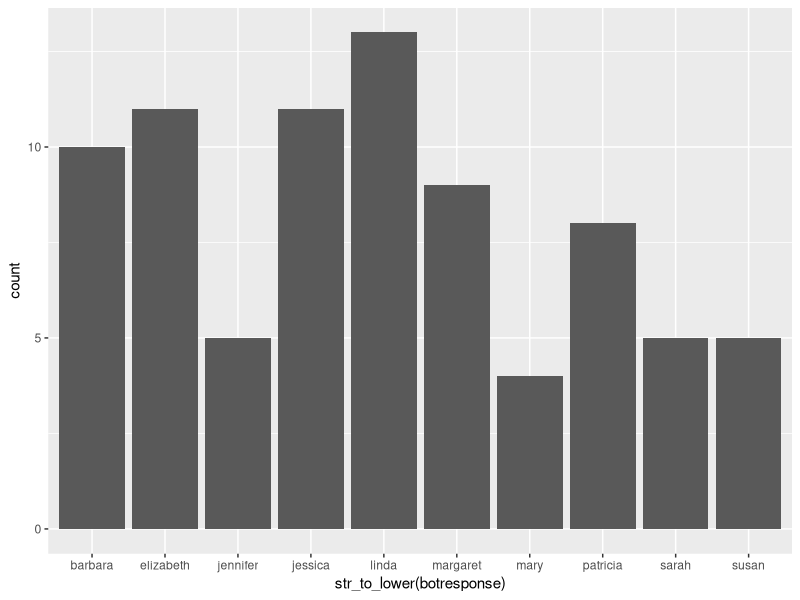
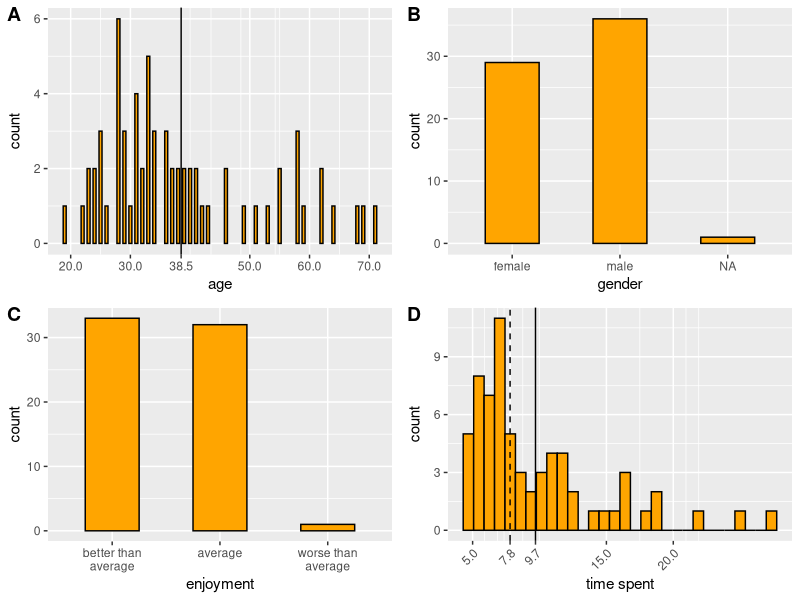
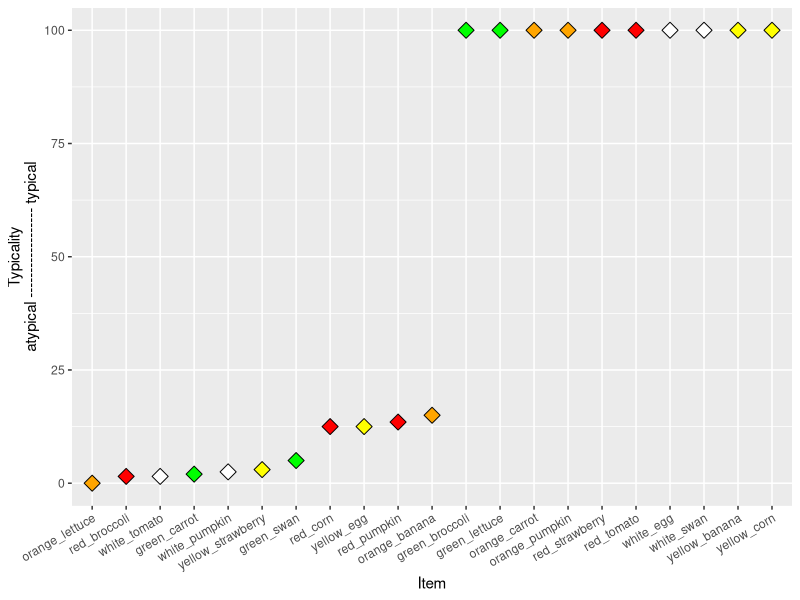
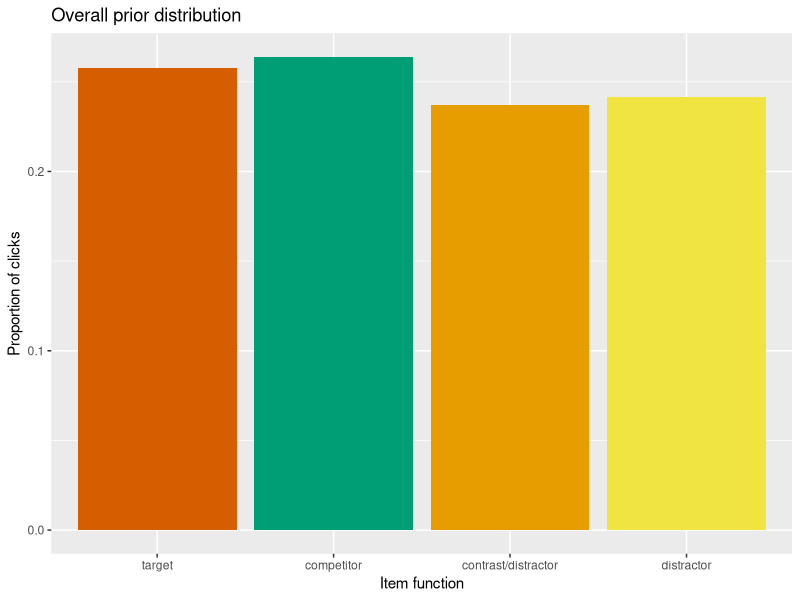
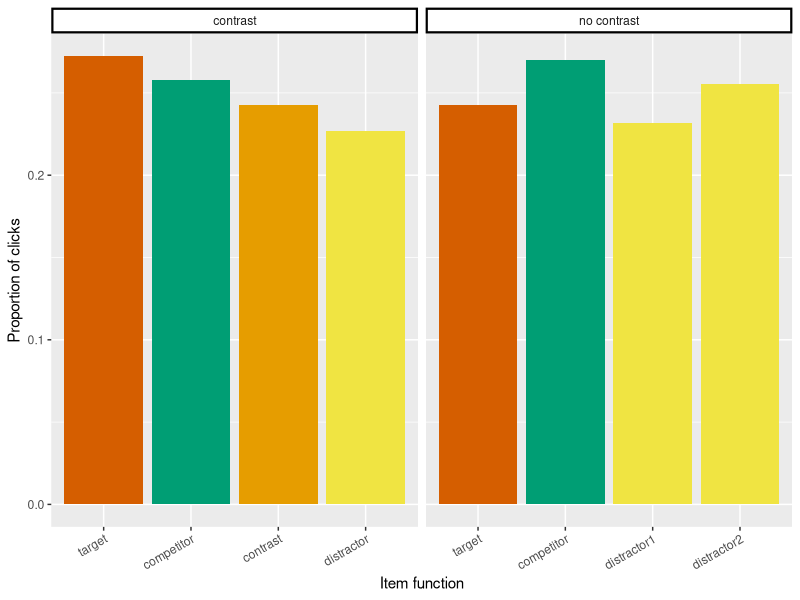
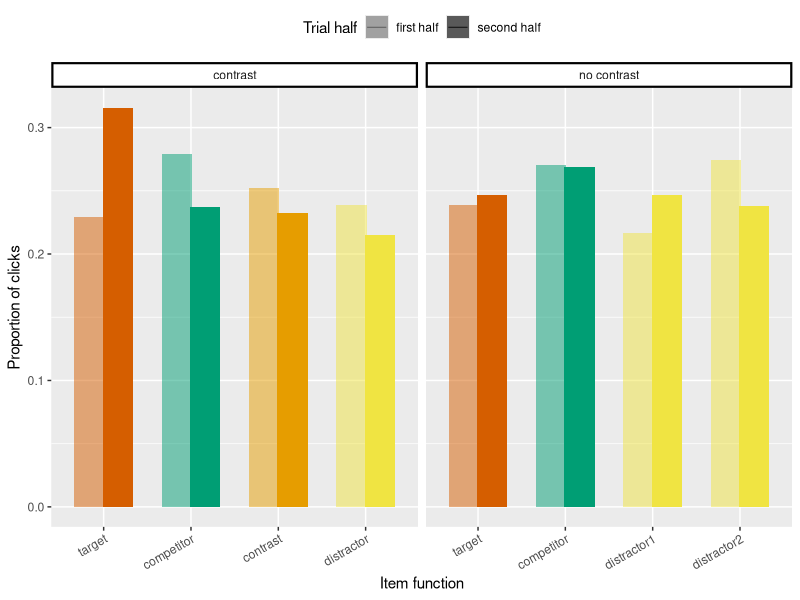
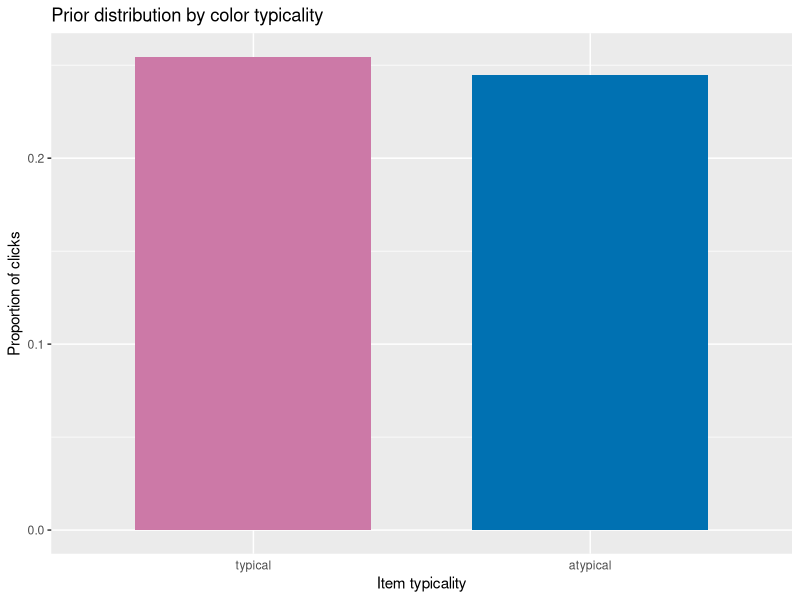
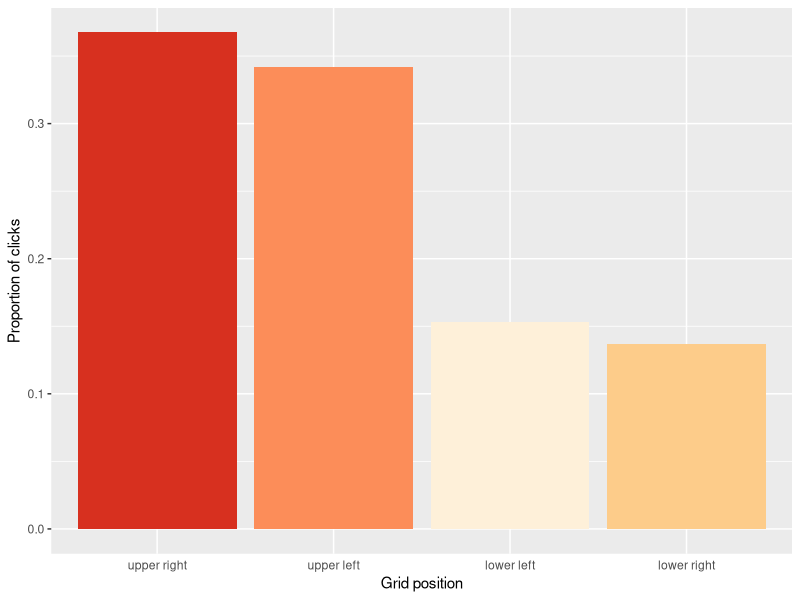

Reproduce these figures in R, in order. (Note: this script raises an error after producing the figures.)
## ---- chunk 1
knitr::opts_chunk$set(echo = TRUE)
## ---- chunk 2
library(cowplot)
library(plyr)
library(tidyverse)
library(here)

df_import = read_csv(here("data","03_comprehension","02_main","01_IDT","data.csv")) %>%
  # exclude test
  # weird filter property will exclude NAs
  filter(is.na(comments) | !str_detect(comments,"TEST"))
## ---- chunk 3
# check whether everyone entered a response into the textfield and no one cheated over js console
ggplot(distinct(df_import, anon_worker_id, botresponse),aes(x=str_to_lower(botresponse))) +
  geom_histogram(stat="count")
## ---- chunk 4

# to identify multiple submissions
table(df_import$anon_worker_id)
# popular spellings of "english"
engl_spellings = c("english", "englis", "eng", "engilsh", "englsh", "en")

# Exclusions
df_clean = df_import %>% 
  # 80, 4779
  # 1) if hit was reportedly done incorrectly or participant was confused
  filter(HitCorrect==1) %>%
  # 73, 4366
  # 2) if native language is not english
  mutate_at(vars(languages), funs(str_to_lower(.))) %>% 
  mutate_at(vars(languages), funs(ifelse(. %in% engl_spellings, "english", .))) %>%
  filter(languages=="english") %>% 
  # 69, 4130
  # 3) if comments suggest that the hit was done incorrectly
  # 4) if too many erroneous responses
  filter(anon_worker_id!="688591774563327" & anon_worker_id!="841129639930929") %>%
  # 67, 4012
  # 5) if hit was done multiple times by a worker
  filter(anon_worker_id!="886492649205797")
  # 66, 3894

# number of participants before exclusion (80)
length(unique(df_import$anon_worker_id))
# number of participants after exclusion (66)
length(unique(df_clean$anon_worker_id))

# 33 participants per condition remain
table(df_clean$betwsubj)/59
## ---- chunk 5
# create main df
df = df_clean %>%
  select(-startDate,-botresponse,-HitCorrect)
## ---- chunk 6

df_subj = df %>% 
  select(age,gender,enjoyment,timeSpent,anon_worker_id) %>% 
  distinct() %>% 
  mutate_at(vars(age), funs(as.integer(.))) %>% 
  mutate_at(vars(enjoyment), 
            funs(case_when(
              .==0 ~ "worse than\naverage",
              .==1 ~ "average",
              .==2 ~ "better than\naverage",
              TRUE ~ "NA"
            ))) %>% 
  mutate_at(vars(enjoyment), funs(fct_relevel(.,"better than\naverage", "average", "worse than\naverage")))

mean_age = round(mean(df_subj$age),digits = 1)
p_age = ggplot(df_subj,aes(x=age)) +
  geom_bar(width = .5,
           fill = "orange",
           color = "black") +
  geom_vline(xintercept= mean_age) +
  scale_x_continuous(breaks=c(20,30,50,60,70,mean_age))

p_gen = ggplot(df_subj,aes(x=gender)) +
  geom_bar(width = .5,
           fill = "orange",
           color = "black")

p_enj = ggplot(df_subj,aes(x=enjoyment)) +
  geom_bar(width = .5,
           fill = "orange",
           color = "black")

mean_time = round(mean(df_subj$timeSpent), digits = 1)
median_time = round(median(df_subj$timeSpent), digits = 1)
p_time = ggplot(df_subj,aes(x=timeSpent)) +
  geom_histogram(fill = "orange",
           color = "black") +
  geom_vline(xintercept=mean_time) +
  geom_vline(xintercept=median_time,linetype="dashed") +
  scale_x_continuous(breaks=c(median_time,mean_time,floor(5),floor(15),floor(20))) +
  xlab("time spent") +
  theme(axis.text.x = element_text(angle = 45, hjust = 1))

plot_grid(p_age, p_gen, p_enj, p_time, labels = "AUTO", ncol = 2, align = 'v')

## ---- chunk 7
# this palette is color blind friendly

target_color = "#d55e00" # red
comp_color = "#009e74" # blueish green
contrast_color = "#e69d00" # orange
distractor_2_color = "#f0e442" # yellow; always present
distractor_1_color = "#f0e442" # yellow; encoded as contrast

typical_color = "#cc79a7" # purple
atypical_color = "#0071b2" # blue

pos1_color = "#fef0d9"
pos2_color = "#fdcc8a"
pos3_color = "#fc8d59"
pos4_color = "#d7301f"


## ---- chunk 8

typ_data = read_csv(here("data","01_norming","02_main","typicality_data.csv")) %>% 
  filter(!(col_type=="green_corn" | col_type=="white_carrot" | type=="snowman")) %>% 
  mutate(bin_typ=ifelse(typicality>50,"typical","atypical"))

ggplot(typ_data, aes(x=reorder(col_type,typicality), y=typicality, fill=color)) +
  geom_point(size=4,
             color="black",
             shape=23) +
  scale_fill_identity() +
  theme(axis.text.x = element_text(angle = 30, hjust = 1)) +
  xlab("Item") +
  ylab("Typicality\natypical ------------------ typical")

typ_data_short = typ_data %>% 
  select(col_type, typicality)
## ---- chunk 9

df_main_unique = df %>% 
  # select main trials
  filter(trial_type == "critical" | trial_type == "filler") %>% 
  # select columns relevant for main trials
  select(trial_type,refObject,context_id,condition,utterance,utterance_cat,
         target,comp,contrast,distractor,pos1,pos2,pos3,pos4,
         selectedItem_prior,selectedItem1,selectedItem2,
         reaction_time_prior,reaction_time1,reaction_time2,
         anon_worker_id,trial_number) %>% 
  # encode which contexts have a contrast
  mutate(contrast_present = str_detect(condition,"p")) %>% 
  # split data into trial halves per participants
  mutate(trial_half = ifelse(trial_number < max(trial_number)/2, "first half", "second half")) %>% 
  # import typicality
  left_join(typ_data_short, by=c("target"="col_type")) %>% 
  rename(target_typ=typicality) %>%
  left_join(typ_data_short, by=c("comp"="col_type")) %>% 
  rename(comp_typ=typicality) %>%
  left_join(typ_data_short, by=c("contrast"="col_type")) %>% 
  rename(contrast_typ=typicality) %>%
  left_join(typ_data_short, by=c("distractor"="col_type")) %>% 
  rename(distractor_typ=typicality) %>%
  # binary typicality
  mutate(target_typ_bin = ifelse(target_typ > 50, "typical", "atypical")) %>% 
  mutate(comp_typ_bin = ifelse(comp_typ > 50, "typical", "atypical")) %>% 
  mutate(contrast_typ_bin = ifelse(contrast_typ > 50, "typical", "atypical")) %>% 
  mutate(distractor_typ_bin = ifelse(distractor_typ > 50, "typical", "atypical")) %>% 
  # reformat df 
  gather(timeStep_selec,selectedItem,selectedItem_prior,selectedItem1,selectedItem2) %>%
  # remove selectedItem2 rows when referring expression was unmodified
  # because this is always NaN
  filter(!(timeStep_selec == "selectedItem2" & utterance_cat == "unmodified")) %>% 
  # if there were multiple selections (which are separated by commas),
  # select the last one
  mutate(lastSelectedItem = sapply(str_split(selectedItem,","),tail,1)) %>% 
  # mark the ones that had multiple selections
  mutate(mult_selec = str_detect(selectedItem, ",")) %>% 
  # encode the clicked type of the object
  mutate(clickedType = case_when(
    lastSelectedItem == target ~ "target",
    lastSelectedItem == comp ~ "comp",
    lastSelectedItem == contrast  ~ "contrast/distractor",
    lastSelectedItem == distractor ~ "distractor",
    TRUE ~ "other"
  ))

df_main_prop = df_main_unique %>% 
  # for calculation of proportion and CIs, duplicate each trial such that each row 
  # represents an object the participant could have clicked on (4 rows for the 4 objects)
  slice(rep(1:n(), each = 4)) %>%
  # each row receives now one out of the 4 objects labels, 
  # such that the 4 rows for this trial are identical except for this label
  mutate(obj_in_display = rep_len(c("target", "comp", "contrast/distractor", "distractor"), 
                                  length.out=n())) %>% 
  # create a one-hot vector that is 1 for the object that was actually clicked on
  mutate(clicked = ifelse(clickedType==obj_in_display,1,0)) %>% 
  # order them according to relevance for later plotting
  mutate_at(vars(obj_in_display, clickedType), 
            funs(factor(., levels=c("target", "comp", 
                                    "contrast/distractor", "distractor")))) %>% 
  # add column with informative contrast/distractor label and order it
  mutate_at(vars(obj_in_display), funs(as.character(.))) %>%
  mutate(obj_in_display_diff = case_when(
              (contrast_present & obj_in_display == "contrast/distractor") ~ "contrast",
              (!contrast_present & obj_in_display == "contrast/distractor") ~ "distractor1",
              (!contrast_present & obj_in_display == "distractor") ~ "distractor2",
              TRUE ~ obj_in_display)) %>%
  mutate_at(vars(obj_in_display_diff),
            funs(factor(., levels=c("target", "comp", "contrast",
                                    "distractor1", "distractor", "distractor2")))) %>% 
  mutate_at(vars(obj_in_display),
            funs(factor(., levels=c("target", "comp", "contrast/distractor", "distractor"))))

## ---- chunk 10

# use all main contexts -- critical and filler
df_prior_wfillers = df_main_prop %>%
  filter(timeStep_selec == "selectedItem_prior")

df_prior_wfillers_unique = df_main_unique %>%
  filter(timeStep_selec == "selectedItem_prior")

## ---- chunk 11

ggplot(df_prior_wfillers, aes(x=obj_in_display, y=clicked, fill=obj_in_display)) +
  stat_summary(fun.y = "mean", 
               geom = "bar") +
  stat_summary(fun.data = "mean_cl_boot",
               geom = "errorbar",
               color = "black",
               size = .3,
               width = 0.3) +
  # theme(axis.text.x = element_text(angle = 30, hjust = 1)) +
  theme(legend.position = "none") +
  scale_fill_manual(values=c(target_color, comp_color, 
                             contrast_color, distractor_2_color)) +
  scale_x_discrete(labels=c("comp"="competitor")) +
  xlab("Item function") +
  ylab("Proportion of clicks") +
  ggtitle("Overall prior distribution")
  

# # Split by trial half
# # there is a slight hierarchy then, namely target, comp, contr/dist, dist
# ggplot(df_prior_wfillers, aes(x=obj_in_display, y=clicked, fill=obj_in_display)) +
#   facet_wrap(vars(trial_half)) +
#   stat_summary(fun.y = "mean",
#                geom = "bar") +
#   stat_summary(fun.data = "mean_cl_boot",
#                geom = "errorbar",
#                color = "black",
#                size = .3,
#                width = 0.3) +
#   theme(axis.text.x = element_text(angle = 30, hjust = 1)) +
#   theme(legend.position = "none") +
#   ggtitle("Overall prior distribution, split by trial half")

## ---- chunk 12
df_prior_wf_contrast = df_prior_wfillers %>%
  mutate_at(vars(contrast_present), 
            funs(ifelse(contrast_present, "contrast", "no contrast")))

# Do the prior distributions of clicks change dependent on contrast presence?
df_prior_wf_contrast %>% 
  ggplot(., aes(x=obj_in_display_diff, y=clicked, fill=obj_in_display_diff)) +
    facet_wrap(vars(contrast_present), scales = "free_x") +
    stat_summary(fun.y = "mean", 
                 geom = "bar") +
    stat_summary(fun.data = "mean_cl_boot",
                 geom = "errorbar",
                 color = "black",
                 size = .3,
                 width = 0.3) +
    theme(axis.text.x = element_text(angle = 30, hjust = 1)) +
    theme(legend.position = "none") +
    theme(strip.background = element_rect(color="black", 
                                          fill="white", 
                                          size=1.5,
                                          linetype="solid"),
          strip.text.x = element_text(margin = margin(5,0,5,0, "pt"))
          ) +
    scale_fill_manual(values=c(target_color, comp_color, 
                               contrast_color, distractor_1_color, 
                               distractor_2_color, distractor_2_color)) +
    scale_x_discrete(labels=c("comp"="competitor")) +
    xlab("Item function") +
    ylab("Proportion of clicks")
    # ggtitle("Prior distribution faceted by contrast presence")

# If a contrast is NOT present, do the prior distributions change between the first and 
# second half of the experiment?
ggplot(df_prior_wf_contrast, aes(x=obj_in_display_diff, 
                                 y=clicked, 
                                 fill=obj_in_display_diff, 
                                 alpha=trial_half)) +
  facet_wrap(vars(contrast_present), scales = "free_x") +
  stat_summary(fun.y = "mean", 
               geom = "bar",
               width = 0.7,
               position = position_dodge(width=0.65)) +
  stat_summary(fun.data = "mean_cl_boot",
               geom = "errorbar",
               color = "black",
               size = .3,
               width = 0.3,
               position = position_dodge(width=0.65)) +
  theme(axis.text.x = element_text(angle = 30, hjust = 1)) +
  theme(legend.position = "top") +
  theme(strip.background = element_rect(color="black", 
                                        fill="white", 
                                        size=1.5,
                                        linetype="solid"),
        strip.text.x = element_text(margin = margin(5,0,5,0, "pt"))
        ) +
  scale_alpha_manual(values=c(0.5, 1)) +
  scale_fill_manual(values=c(target_color, comp_color, 
                               contrast_color, distractor_1_color, 
                               distractor_2_color, distractor_2_color)) +
  guides(fill = FALSE,
         alpha = guide_legend(title="Trial half")) +
  scale_x_discrete(labels=c("comp"="competitor")) +
  xlab("Item function") +
  ylab("Proportion of clicks")
  # ggtitle("Prior distribution by trial half")
## ---- chunk 13

df_prior_wf_typicality = df_prior_wfillers %>% 
  mutate(obj_in_display_typ = case_when(
    obj_in_display == "target" ~ target_typ_bin,
    obj_in_display == "comp" ~ comp_typ_bin,
    obj_in_display == "contrast/distractor" ~ contrast_typ_bin,
    TRUE ~ distractor_typ_bin
  )) %>% 
  mutate_at(vars(obj_in_display_typ), funs(factor(., levels=c("typical", "atypical"))))

ggplot(df_prior_wf_typicality, aes(x=obj_in_display_typ, y=clicked, fill=obj_in_display_typ)) +
  stat_summary(fun.y = "mean", 
               geom = "bar",
               width = 0.7) +
  stat_summary(fun.data = "mean_cl_boot",
               geom = "errorbar",
               color = "black",
               size = .3,
               width = 0.2) +
  theme(legend.position = "none",
        axis.ticks.x = element_blank()) +
  scale_fill_manual(values=c(typical_color, atypical_color)) +
  xlab("Item typicality") +
  ylab("Proportion of clicks") +
  ggtitle("Prior distribution by color typicality")

## ---- chunk 14
df_prior_wfillers_pos = df_prior_wfillers %>%
  mutate_at(vars(pos1,pos2,pos3,pos4), funs(ifelse(. == "contrast", "contrast/distractor", .))) %>% 
  mutate(clicked_obj_pos = case_when(
    obj_in_display == pos1 ~ "upper left",
    obj_in_display == pos2 ~ "upper right",
    obj_in_display == pos3 ~ "lower left",
    obj_in_display == pos4 ~ "lower right",
    TRUE ~ "other"
  ))

ggplot(df_prior_wfillers_pos, aes(x=reorder(clicked_obj_pos, -clicked), y=clicked, fill=clicked_obj_pos)) +
  stat_summary(fun.y = "mean", 
               geom = "bar") +
  stat_summary(fun.data = "mean_cl_boot",
               geom = "errorbar",
               color = "black",
               size = .3,
               width = 0.3) +
  # theme(axis.text.x = element_text(angle = 30, hjust = 1)) +
  theme(legend.position = "none",
        axis.ticks.x = element_blank()) +
  scale_fill_manual(values=c(pos1_color, pos2_color, 
                             pos3_color, pos4_color)) +
  scale_x_discrete(labels=c("comp"="competitor")) +
  xlab("Grid position") +
  ylab("Proportion of clicks")
## ---- chunk 15

# total occurrences range between 623 (white pumpkin) and 825 (red strawberry)
df_byitemprior = df_prior_wfillers_unique %>%
  # filter(condition=="aan") %>% 
  select(clickedType, target, comp, contrast, distractor) %>% 
  gather(obj_fct, item, -clickedType) %>% 
  mutate_at(vars(clickedType), funs(str_replace_all(., "contrast/distractor", "contrast"))) %>% 
  mutate(clicked = ifelse(clickedType == obj_fct, 1, 0)) %>% 
  left_join(typ_data, by=c("item"="col_type"))

ggplot(df_byitemprior, aes(x=reorder(item, clicked), y=clicked, fill=typicality)) +
  stat_summary(fun.y = "mean", 
               geom = "bar") +
  stat_summary(fun.data = "mean_cl_boot",
               geom = "errorbar",
               color = "black",
               size = .3,
               width = 0.3) +
  theme(axis.text.x = element_text(angle=40, hjust=1)) +
  geom_hline(yintercept=1/4, linetype="dashed", color="grey") +
  xlab("Item") +
  ylab("Proportion of clicks") +
  labs(fill="Typicality")

# # This plot shows the difference between items of the same typicality and color. 
# # They are generally very close, with the exception of the green carrot and green swan. 
# ggplot(df_byitemprior, aes(x=reorder(item, clicked), y=clicked, fill=color)) +
#   stat_summary(fun.y = "mean",
#                geom = "bar",
#                color = "black") +
#   stat_summary(fun.data = "mean_cl_boot",
#                geom = "errorbar",
#                color = "black",
#                size = .3,
#                width = 0.3) +
#   facet_wrap(vars(bin_typ), scales = "free_x") +
#   theme(axis.text.x = element_text(angle = 30, hjust = 1)) +
#   scale_fill_identity()

## ---- chunk 16

df_adj = df_main_prop %>%
  filter(timeStep_selec == "selectedItem1",
         trial_type == "critical")

df_prior_vs_adj = df_main_prop %>% 
  filter(timeStep_selec == "selectedItem_prior" | timeStep_selec == "selectedItem1",
         trial_type == "critical")

df_adj_unique = df_main_unique %>%
  filter(timeStep_selec == "selectedItem1",
         trial_type == "critical")

df_prior_vs_adj_unique = df_main_unique %>% 
  filter(timeStep_selec == "selectedItem_prior" | timeStep_selec == "selectedItem1",
         trial_type == "critical")

## ---- chunk 17

# number of wrong selections
df_adj %>% 
  mutate(error = ifelse(clicked & (clickedType == "contrast/distractor" | clickedType == "distractor"), 1, 0)) %>%
  mutate(error_rate = sum(error)/n()) %>% 
  select(error_rate) %>% 
  distinct()

ggplot(df_prior_vs_adj, aes(x=obj_in_display, y=clicked, fill=obj_in_display, alpha=timeStep_selec)) +
  stat_summary(fun.y = "mean", 
               geom = "bar",
               width = 0.7,
               position = position_dodge(width = 0.65)) +
  stat_summary(fun.data = "mean_cl_boot",
               geom = "errorbar",
               color = "black",
               position = position_dodge(width = 0.65),
               size = .3,
               width = 0.3) +
  theme(legend.position = "none") +
  scale_alpha_manual(values=c(0.5, 1)) +
  scale_fill_manual(values=c(target_color, comp_color, 
                               contrast_color, distractor_1_color, 
                               distractor_2_color, distractor_2_color)) +
  scale_x_discrete(labels=c("comp"="competitor")) +
  xlab("Item function") +
  ylab("Proportion of clicks")

## ---- chunk 18
df_ttp_ttn = df_prior_vs_adj %>% 
  filter(condition == "ttp" | condition == "ttn") %>% 
  mutate(condition_label = ifelse(condition=="ttn", "typical target & competitor\nno contrast", "typical target & competitor\ncontrast")) %>% 
  mutate_at(vars(condition_label), funs(factor(., levels = c("typical target & competitor\nno contrast", "typical target & competitor\ncontrast"))))

# after adjective distribution
ggplot(df_ttp_ttn, aes(x=obj_in_display_diff, y=clicked, fill=obj_in_display_diff, alpha=timeStep_selec)) +
  facet_wrap(vars(condition_label), scales = "free_x") +
  stat_summary(fun.y = "mean", 
               geom = "bar",
               width = 0.7,
               position = position_dodge(width = 0.65)) +
  stat_summary(fun.data = "mean_cl_boot",
               geom = "errorbar",
               color = "black",
               position = position_dodge(width = 0.65),
               size = .3,
               width = 0.3) +
  theme(legend.position = "none") +
  theme(axis.text.x = element_text(angle = 30, hjust = 1)) +
  theme(strip.background = element_rect(color="black", 
                                        fill="white", 
                                        size=1.5,
                                        linetype="solid"),
        strip.text.x = element_text(margin = margin(5,0,5,0, "pt"))
        ) +
  scale_alpha_manual(values=c(0.4, 1)) +
  scale_fill_manual(values=c(target_color, comp_color, 
                               contrast_color, distractor_1_color, 
                               distractor_2_color, distractor_2_color)) +
  scale_x_discrete(labels=c("comp"="competitor")) +
  xlab("Item function") +
  ylab("Proportion of clicks")

## ---- chunk 19
df_aap_aan = df_prior_vs_adj %>% 
  filter(condition == "aap" | condition == "aan") %>% 
  mutate(condition_label = ifelse(condition=="aan", "atypical target & competitor\nno contrast", "atypical target & competitor\ncontrast")) %>% 
  mutate_at(vars(condition_label), funs(factor(., levels = c("atypical target & competitor\nno contrast", "atypical target & competitor\ncontrast"))))

# after adjective distribution
ggplot(df_aap_aan, aes(x=obj_in_display_diff, y=clicked, fill=obj_in_display_diff, alpha=timeStep_selec)) +
  facet_wrap(vars(condition_label), scales = "free_x") +
  stat_summary(fun.y = "mean", 
               geom = "bar",
               width = 0.7,
               position = position_dodge(width = 0.65)) +
  stat_summary(fun.data = "mean_cl_boot",
               geom = "errorbar",
               color = "black",
               position = position_dodge(width = 0.65),
               size = .3,
               width = 0.3) +
  theme(legend.position = "none") +
  theme(axis.text.x = element_text(angle = 30, hjust = 1)) +
  theme(strip.background = element_rect(color="black", 
                                        fill="white", 
                                        size=1.5,
                                        linetype="solid"),
        strip.text.x = element_text(margin = margin(5,0,5,0, "pt"))
        ) +
  scale_alpha_manual(values=c(0.4, 1)) +
  scale_fill_manual(values=c(target_color, comp_color, 
                               contrast_color, distractor_1_color, 
                               distractor_2_color, distractor_2_color)) +
  scale_x_discrete(labels=c("comp"="competitor")) +
  xlab("Item function") +
  ylab("Proportion of clicks")


## ---- chunk 20
df_atp_tan = df_prior_vs_adj %>% 
  filter(condition == "atp" | condition == "tan") %>% 
  mutate(condition_label = ifelse(condition=="tan", "typical target & atypical competitor\nno contrast", "atypical target & typical competitor\ncontrast")) %>% 
  mutate_at(vars(condition_label), funs(factor(., levels = c("typical target & atypical competitor\nno contrast", "atypical target & typical competitor\ncontrast"))))


ggplot(df_atp_tan, aes(x=obj_in_display_diff, y=clicked, fill=obj_in_display_diff, alpha=timeStep_selec)) +
  facet_wrap(vars(condition_label), scales = "free_x") +
  stat_summary(fun.y = "mean", 
               geom = "bar",
               width = 0.7,
               position = position_dodge(width = 0.65)) +
  stat_summary(fun.data = "mean_cl_boot",
               geom = "errorbar",
               color = "black",
               position = position_dodge(width = 0.65),
               size = .3,
               width = 0.3) +
  theme(legend.position = "none") +
  theme(axis.text.x = element_text(angle = 30, hjust = 1)) +
  theme(strip.background = element_rect(color="black", 
                                        fill="white", 
                                        size=1.5,
                                        linetype="solid"),
        strip.text.x = element_text(margin = margin(5,0,5,0, "pt"))
        ) +
  scale_alpha_manual(values=c(0.4, 1)) +
  scale_fill_manual(values=c(target_color, comp_color, 
                               contrast_color, distractor_1_color, 
                               distractor_2_color, distractor_2_color)) +
  scale_x_discrete(labels=c("comp"="competitor")) +
  xlab("Item function") +
  ylab("Proportion of clicks")

## ---- chunk 21

df_prior_vs_adj %>% 
  filter(contrast_present) %>%  
  ggplot(aes(x=obj_in_display_diff, y=clicked, fill=obj_in_display_diff, alpha=timeStep_selec)) +
    stat_summary(fun.y = "mean", 
               geom = "bar",
               width = 0.7,
               position = position_dodge(width = 0.65)) +
    stat_summary(fun.data = "mean_cl_boot",
                 geom = "errorbar",
                 color = "black",
                 position = position_dodge(width = 0.65),
                 size = .3,
                 width = 0.3) +
    theme(legend.position = "none") +
    scale_alpha_manual(values=c(0.5, 1)) +
    scale_fill_manual(values=c(target_color, comp_color, 
                                 contrast_color, distractor_1_color, 
                                 distractor_2_color, distractor_2_color)) +
    scale_x_discrete(labels=c("comp"="competitor")) +
    xlab("Item function") +
    ylab("Proportion of clicks")

# # Contrast bias without typicality difference
# df_prior_vs_adj %>% 
#   filter(condition == "ttp" | condition == "aap") %>% 
#   ggplot(aes(x=obj_in_display_diff, y=clicked, fill=obj_in_display_diff, alpha=timeStep_selec)) +
#     stat_summary(fun.y = "mean", 
#                geom = "bar",
#                width = 0.7,
#                position = position_dodge(width = 0.65)) +
#     stat_summary(fun.data = "mean_cl_boot",
#                  geom = "errorbar",
#                  color = "black",
#                  position = position_dodge(width = 0.65),
#                  size = .3,
#                  width = 0.3) +
#     theme(legend.position = "none") +
#     scale_alpha_manual(values=c(0.5, 1)) +
#     scale_fill_manual(values=c(target_color, comp_color, 
#                                  contrast_color, distractor_1_color, 
#                                  distractor_2_color, distractor_2_color)) +
#     scale_x_discrete(labels=c("comp"="competitor")) +
#     xlab("Item function") +
#     ylab("Proportion of clicks")

## ---- chunk 22

df_adj_typicality = df_prior_vs_adj %>% 
  mutate(obj_in_display_typ = case_when(
    obj_in_display == "target" ~ target_typ_bin,
    obj_in_display == "comp" ~ comp_typ_bin,
    obj_in_display == "contrast/distractor" ~ contrast_typ_bin,
    TRUE ~ distractor_typ_bin
  )) %>% 
  mutate_at(vars(obj_in_display_typ), funs(factor(., levels=c("typical", "atypical")))) %>% 
  filter(condition == "atp" | condition == "atn" | condition == "tap" | condition == "tan")

ggplot(df_adj_typicality, aes(x=obj_in_display_typ, y=clicked, fill=obj_in_display_typ, alpha=timeStep_selec)) +
  stat_summary(fun.y = "mean", 
               geom = "bar",
               width = 0.7,
               position = position_dodge(width = 0.7)) +
    stat_summary(fun.data = "mean_cl_boot",
                 geom = "errorbar",
                 color = "black",
                 position = position_dodge(width = 0.7),
                 size = .3,
                 width = 0.3) +
    theme(legend.position = "none",
        axis.ticks.x = element_blank()) +
    scale_alpha_manual(values=c(0.5, 1)) +
    scale_fill_manual(values=c(typical_color, atypical_color)) +
    xlab("Item typicality") +
    ylab("Proportion of clicks")

# # Atypicality bias without contrast
# df_adj_typicality = df_prior_vs_adj %>% 
#   mutate(obj_in_display_typ = case_when(
#     obj_in_display == "target" ~ target_typ_bin,
#     obj_in_display == "comp" ~ comp_typ_bin,
#     obj_in_display == "contrast/distractor" ~ contrast_typ_bin,
#     TRUE ~ distractor_typ_bin
#   )) %>% 
#   mutate_at(vars(obj_in_display_typ), funs(factor(., levels=c("typical", "atypical")))) %>% 
#   filter(condition == "atn" | condition == "tan")
# 
# ggplot(df_adj_typicality, aes(x=obj_in_display_typ, y=clicked, fill=obj_in_display_typ, alpha=timeStep_selec)) +
#   stat_summary(fun.y = "mean", 
#                geom = "bar",
#                width = 0.7,
#                position = position_dodge(width = 0.7)) +
#     stat_summary(fun.data = "mean_cl_boot",
#                  geom = "errorbar",
#                  color = "black",
#                  position = position_dodge(width = 0.7),
#                  size = .3,
#                  width = 0.3) +
#     theme(legend.position = "none",
#         axis.ticks.x = element_blank()) +
#     scale_alpha_manual(values=c(0.5, 1)) +
#     scale_fill_manual(values=c(typical_color, atypical_color)) +
#     xlab("Item typicality") +
#     ylab("Proportion of clicks")

## ---- chunk 23

df_adj_conditions = df_prior_vs_adj %>% 
  mutate(condition_lvl = case_when(
    condition == "atp" ~ str_c("level 1:", condition, sep=" "),
    (condition == "atn" | condition == "ttp" | condition == "aap") ~ str_c("level 2:", condition, sep=" "),
    (condition == "tap" | condition == "ttn" | condition == "aan") ~ str_c("level 3:", condition, sep=" "),
    TRUE ~ str_c("level 4:", condition, sep=" ")
  ))

ggplot(df_adj_conditions, aes(x=obj_in_display_diff, y=clicked, fill=obj_in_display_diff, alpha=timeStep_selec)) +
  facet_wrap(~condition_lvl, scales = "free_x", nrow=2) +
  stat_summary(fun.y = "mean", 
               geom = "bar",
               width = 0.7,
               position = position_dodge(width = 0.65)) +
  stat_summary(fun.data = "mean_cl_boot",
               geom = "errorbar",
               color = "black",
               position = position_dodge(width = 0.65),
               size = .3,
               width = 0.3) +
  theme(legend.position = "none") +
  theme(strip.background = element_rect(color="black", 
                                        fill="white", 
                                        size=1.5,
                                        linetype="solid"),
        strip.text.x = element_text(margin = margin(3,0,3,0, "pt"))
        ) +
  scale_alpha_manual(values=c(0.5, 1)) +
  scale_fill_manual(values=c(target_color, comp_color, 
                               contrast_color, distractor_1_color, 
                               distractor_2_color, distractor_2_color)) +
  scale_x_discrete(labels=c("comp"="competitor")) +
  theme(axis.text.x = element_text(angle = 30, hjust = 1)) +
  xlab("Item function") +
  ylab("Proportion of clicks")

# # This renormalization is probably not mathematically valid
# df_adj_conditions %>% 
#   filter(clickedType=="target" | clickedType=="comp") %>% 
#   filter(obj_in_display_diff=="target") %>%
#   ggplot(., aes(x=obj_in_display_diff, y=clicked, alpha=timeStep_selec)) +
#     facet_wrap(vars(condition_lvl), nrow = 2) +
#     stat_summary(fun.y = "mean", 
#                  geom = "bar",
#                  width = 0.7,
#                  position = position_dodge(width = 0.65),
#                  fill = target_color) +
#     stat_summary(fun.data = "mean_cl_boot",
#                  geom = "errorbar",
#                  color = "black",
#                  position = position_dodge(width = 0.65),
#                  size = .3,
#                  width = 0.3) +
#     theme(legend.position = "none",
#           axis.ticks.x = element_blank()) +
#     scale_alpha_manual(values=c(0.5, 1)) +
#     scale_x_discrete(labels=c("comp"="competitor")) +
#     xlab("Item function") +
#     ylab("Proportion of clicks")

## ---- chunk 24

df_byitemadj = df_adj %>%
  filter(trial_type=="critical",
         clickedType=="target" | clickedType=="comp") %>% 
  select(clickedType, target, comp, contrast, distractor, anon_worker_id, trial_number) %>% 
  distinct() %>% 
  gather(obj_fct, item, target, comp, contrast, distractor) %>% 
  mutate(clicked = ifelse(clickedType == obj_fct, 1, 0)) %>% 
  left_join(typ_data, by=c("item"="col_type")) %>% 
  mutate(bin_typ=ifelse(typicality>50,"typical","atypical"))

ggplot(df_byitemadj, aes(x=reorder(item, clicked), y=clicked, fill=typicality)) +
  stat_summary(fun.y = "mean", 
               geom = "bar") +
  stat_summary(fun.data = "mean_cl_boot",
               geom = "errorbar",
               color = "black",
               size = .3,
               width = 0.3) +
  theme(axis.text.x = element_text(angle=40, hjust=1))

# ggplot(df_byitemadj, aes(x=reorder(item, clicked), y=clicked, fill=color)) +
#   stat_summary(fun.y = "mean", 
#                geom = "bar",
#                color = "black") +
#   stat_summary(fun.data = "mean_cl_boot",
#                geom = "errorbar",
#                color = "black",
#                size = .3,
#                width = 0.3) +
#   facet_wrap(vars(bin_typ), scales = "free_x") +
#   theme(axis.text.x = element_text(angle = 30, hjust = 1)) +
#   scale_fill_identity()
## ---- chunk 25

plot_item_conditions <- function(df, cond) {
  df %>%
    filter(condition==cond) %>%
    ggplot(., aes(x=obj_in_display, y=clicked, fill=obj_in_display)) +
      facet_wrap(vars(target_comp)) +
      stat_summary(fun.y = "mean",
                   geom = "bar") +
      stat_summary(fun.data = "mean_cl_boot",
                   geom = "errorbar",
                   color = "black",
                   size = .3,
                   width = 0.3) +
      theme(axis.text.x = element_text(angle = 30, hjust = 1)) +
      theme(legend.position = "none")
}

plot_item_conditions_abs <- function(df, cond) {
  df %>%
    filter(condition==cond) %>%
    filter(clicked==1) %>% 
    ggplot(., aes(x=obj_in_display, fill=obj_in_display)) +
      facet_wrap(vars(target_comp)) +
      geom_bar(stat="count") +
      theme(axis.text.x = element_text(angle = 30, hjust = 1)) +
      theme(legend.position = "none")
}

df_itemcond = df_adj %>%
  separate(target, c("t_color", "t_type"), sep = "_", remove = FALSE) %>%
  separate(comp, c("c_color", "c_type"), sep = "_", remove = FALSE) %>%
  mutate(target_comp = str_c(t_type, c_type, sep = "-"))

plot_item_conditions(df_itemcond, "aan")
plot_item_conditions_abs(df_itemcond, "aan")

# probability that item clicked would be in upper two grid cells
df_prior_wfillers_pos_aan = df_prior_wfillers %>%
  filter(trial_type=="critical") %>% 
  mutate_at(vars(pos1,pos2,pos3,pos4), funs(ifelse(. == "contrast", "contrast/distractor", .))) %>% 
  filter(condition=="aan") %>% 
  mutate(clicked_obj_pos = case_when(
    obj_in_display == pos1 ~ "upper left",
    obj_in_display == pos2 ~ "upper right",
    obj_in_display == pos3 ~ "lower left",
    obj_in_display == pos4 ~ "lower right",
    TRUE ~ "other"
  ))

ggplot(df_prior_wfillers_pos, aes(x=clicked_obj_pos, y=clicked, fill=clicked_obj_pos)) +
  stat_summary(fun.y = "mean", 
               geom = "bar") +
  stat_summary(fun.data = "mean_cl_boot",
               geom = "errorbar",
               color = "black",
               size = .3,
               width = 0.3) +
  theme(axis.text.x = element_text(angle = 30, hjust = 1)) +
  theme(legend.position = "none")

# probability that target or competitor occurs in upper two grid cells
df_pos_aan = df_prior_wfillers %>%
  filter(trial_type=="critical") %>% 
  mutate(upper_grid = case_when(
    (pos1=="target" & pos2=="comp") | (pos1=="comp" & pos2=="target") ~ "target + comp",
    pos1=="target" | pos2=="target" ~ "target",
    pos1=="comp" | pos2=="comp" ~ "comp",
    TRUE ~ "none"
  )) %>% 
  filter(clicked==1) %>% 
  filter(condition=="aan") %>% 
  select(upper_grid, clickedType, target, trial_half)

ggplot(df_pos_aan, aes(x=upper_grid, fill=clickedType)) +
  geom_bar(stat="count", position = position_dodge(width=0.9))

ggplot(df_pos_aan, aes(x=clickedType, fill=target)) +
  facet_wrap(~trial_half) +
  geom_bar(stat="count", position = position_dodge(width=0.9))

ggplot(df_pos_aan, aes(x=clickedType)) +
  geom_bar(stat="count")

## ---- chunk 26

df_switch = df_main_prop %>% 
  filter(trial_type == "critical",
         !mult_selec,
         timeStep_selec == "selectedItem_prior" | timeStep_selec == "selectedItem1") %>% 
  select(clickedType, timeStep_selec, anon_worker_id, trial_number, target, comp, condition) %>% 
  distinct() %>% 
  spread(timeStep_selec, clickedType) %>% 
  filter((selectedItem_prior == "target" | selectedItem_prior == "comp") & (selectedItem1 == "target" | selectedItem1 == "comp")) %>% 
  mutate(switch = ifelse(selectedItem_prior == selectedItem1, 0, 1)) %>% 
  mutate(switch_ct = factor(str_c(selectedItem_prior, selectedItem1, sep="-"), levels=c("target-target", "comp-comp", "comp-target", "target-comp")))

ggplot(df_switch, aes(x=reorder(condition, switch), y=switch)) +
  # facet_wrap(~switch_ct) +
  stat_summary(fun.y = "mean", 
               geom = "bar") +
  stat_summary(fun.data = "mean_cl_boot",
               geom = "errorbar",
               color = "black",
               size = .3,
               width = 0.3) +
  theme(axis.text.x = element_text(angle=40, hjust=1))

df_switch %>% 
  mutate_at(vars(switch), funs(ifelse(.==0, "no switch", "switch"))) %>% 
  ggplot(., aes(x=switch, fill=switch)) +
    geom_bar() +
    theme(legend.position = "none")

df_switch %>% 
  ggplot(., aes(x=switch_ct)) +
    facet_wrap(~condition, nrow=2) +
    geom_bar() +
    theme(axis.text.x = element_text(angle=40, hjust=1))
## ---- chunk 27

df_nonpostinfel = df_adj
  # filter(condition=="aap" | condition=="aan" | condition=="tap" | condition=="tan")

ggplot(df_nonpostinfel, aes(x=obj_in_display, y=clicked, fill=obj_in_display)) +
  facet_wrap(vars(condition), nrow = 2) +
  stat_summary(fun.y = "mean", 
               geom = "bar") +
  stat_summary(fun.data = "mean_cl_boot",
               geom = "errorbar",
               color = "black",
               size = .3,
               width = 0.3) +
  ylim(0,1) +
  theme(axis.text.x = element_text(angle = 30, hjust = 1)) +
  theme(legend.position = "none")

df_postinfel = df_adj %>%
  select(anon_worker_id,trial_number,condition) %>% 
  filter(trial_number<55 & (condition=="tan" | condition=="ttn")) %>% 
  mutate_at(vars(trial_number), funs(.+1)) %>% 
  select(-condition) %>% 
  distinct() %>% 
  left_join(df_adj, by=c("anon_worker_id", "trial_number")) %>% 
  select(anon_worker_id, trial_number, trial_type, condition, obj_in_display, clicked, pos1, pos2) %>%
  filter(clicked==1) %>% 
  filter(!is.na(trial_type))

ggplot(df_postinfel, aes(x=obj_in_display, y=clicked, fill=obj_in_display)) +
  facet_wrap(vars(condition), nrow = 2) +
  stat_summary(fun.y = "mean", 
               geom = "bar") +
  stat_summary(fun.data = "mean_cl_boot",
               geom = "errorbar",
               color = "black",
               size = .3,
               width = 0.3) +
  ylim(0,1) +
  theme(axis.text.x = element_text(angle = 30, hjust = 1)) +
  theme(legend.position = "none")

## ---- chunk 28

df_noun = df_main_prop %>%
  filter(timeStep_selec == "selectedItem2",
         trial_type == "critical")

## ---- chunk 29

df_rt = df_noun %>% 
  gather(timeStep_rt, rt, reaction_time_prior, reaction_time1, reaction_time2) %>% 
  mutate(rt_shortened = sapply(str_split(rt,","),tail,1)) %>%
  mutate_at(vars(rt_shortened), funs(as.integer(.))) %>% 
  filter(condition == "atp" | condition == "tan")

ggplot(df_rt, aes(x=condition, y=rt_shortened)) + 
  geom_point(alpha=0.5, position="jitter") +
  ylim(0,4000) +
  stat_summary(fun.y = "mean", colour = "red", size = 1, geom = "point") +
  stat_summary(fun.data = "mean_cl_boot", colour = "red", size = 1)

## ---- chunk 30

df_multselec = df_noun %>% 
  filter(clicked & mult_selec)

nrow(df_multselec)
table(df_multselec$condition)

## ---- chunk 31
significance = model_prereg %>% 
  as_tibble() %>% 
  select("b_Intercept", "b_c_contrast", "b_c_target_typ_bin", "b_c_comp_typ_bin", "b_c_contrast.c_target_typ_bin", "b_c_contrast.c_comp_typ_bin", "b_c_target_typ_bin.c_comp_typ_bin", "b_c_contrast.c_target_typ_bin.c_comp_typ_bin") %>% 
  posterior_samples() %>% 
  gather("variable", "value") %>%
  mutate_at(vars(variable), funs(factor(., levels = c("b_Intercept", "b_c_contrast", "b_c_target_typ_bin", "b_c_comp_typ_bin", "b_c_contrast.c_target_typ_bin", "b_c_contrast.c_comp_typ_bin", "b_c_target_typ_bin.c_comp_typ_bin", "b_c_contrast.c_target_typ_bin.c_comp_typ_bin")))) %>%
  ggplot(data = .,
         mapping = aes(y = variable, x = value)) +
  geom_halfeyeh()

significance

predictor_correlations = model_prereg %>% 
  as_tibble() %>% 
  select("b_Intercept", "b_c_contrast", "b_c_target_typ_bin", "b_c_comp_typ_bin", "b_c_contrast.c_target_typ_bin", "b_c_contrast.c_comp_typ_bin", "b_c_target_typ_bin.c_comp_typ_bin", "b_c_contrast.c_target_typ_bin.c_comp_typ_bin") %>% 
  posterior_samples() %>%  
  ggpairs(lower = list(continuous = wrap("points", alpha = 0.03)),
          upper = list(continuous = wrap("cor", size = 6))) + 
  theme(panel.grid.major = element_blank(),
        text = element_text(size = 12))

predictor_correlations

pp_check(model_prereg, nsamples = 100)

# marginal_effects(model_prereg)
## ---- chunk 32

df_targetpos = df_prior_wfillers %>% 
  filter(clicked==1) %>% 
  gather(position, obj_in_pos, pos1, pos2, pos3, pos4) %>% 
  mutate(target_pos = ifelse(obj_in_pos == "target", 1, 0)) %>% 
  mutate(comp_pos = ifelse(obj_in_pos == "comp", 1, 0)) %>% 
  mutate(contr_pos = ifelse(obj_in_pos == "contrast", 1, 0)) %>% 
  mutate(distr_pos = ifelse(obj_in_pos == "distractor", 1, 0))

ggplot(df_targetpos, aes(x=position, y=target_pos, fill=position)) +
  stat_summary(fun.y = "mean", 
               geom = "bar") +
  stat_summary(fun.data = "mean_cl_boot",
               geom = "errorbar",
               color = "black",
               size = .3,
               width = 0.3) +
  theme(axis.text.x = element_text(angle = 30, hjust = 1)) +
  theme(legend.position = "none")

ggplot(df_targetpos, aes(x=position, y=comp_pos, fill=position)) +
  stat_summary(fun.y = "mean", 
               geom = "bar") +
  stat_summary(fun.data = "mean_cl_boot",
               geom = "errorbar",
               color = "black",
               size = .3,
               width = 0.3) +
  theme(axis.text.x = element_text(angle = 30, hjust = 1)) +
  theme(legend.position = "none")

df_comppos_aan = df_prior_wfillers %>% 
  filter(clicked==1,
         trial_type=="critical") %>% 
  gather(position, obj_in_pos, pos1, pos2, pos3, pos4) %>% 
  mutate_at(vars(position), funs(ifelse(.=="pos1" | .=="pos2", "upper", "lower"))) %>%
  mutate(comp_pos = ifelse(obj_in_pos == "comp", 1, 0)) %>% 
  mutate(target_pos = ifelse(obj_in_pos == "target", 1, 0)) %>% 
  mutate(contr_pos = ifelse(obj_in_pos == "contrast", 1, 0)) %>% 
  mutate(distr_pos = ifelse(obj_in_pos == "distractor", 1, 0)) %>% 
  gather(item, item_pos, target_pos, comp_pos, contr_pos, distr_pos) %>% 
  filter(item=="target_pos" | item=="comp_pos")

ggplot(df_comppos_aan, aes(x=item, y=item_pos, fill=position)) +
  facet_wrap(~condition) +
  stat_summary(fun.y = "mean", 
               geom = "bar",
               position=position_dodge(width=0.9)) +
  stat_summary(fun.data = "mean_cl_boot",
               geom = "errorbar",
               color = "black",
               size = .3,
               width = 0.3,
               position=position_dodge(width=0.9)) +
  theme(axis.text.x = element_text(angle = 30, hjust = 1))
  # theme(legend.position = "none")

# df_blub = df_prior_wfillers %>% 
#   filter(clicked==1,
#          trial_type=="critical") %>% 
#   gather(position, obj_in_pos, pos1, pos2, pos3, pos4)

# table(df_blub$position, df_blub$obj_in_pos, df_blub$condition)

# df_pos_overview = df_prior_wfillers %>% 
#   filter(clicked==1,
#          trial_type=="critical") %>% 
#   gather(position, obj_in_pos, pos1, pos2, pos3, pos4) %>% 
#   mutate(upper_position=ifelse(position=="pos1" | position=="pos2", 1, 0)) %>% 
#   mutate_at(vars(obj_in_pos), funs(factor(., levels = c("target", "comp", "contrast", "distractor"))))
#   
# #plot proportion of being in the upper grid cells for each obj_fct
# ggplot(df_pos_overview, aes(x=obj_in_pos, y=upper_position)) +
#   facet_wrap(~condition) +
#   stat_summary(fun.y = "mean", 
#                geom = "bar") +
#   stat_summary(fun.data = "mean_cl_boot",
#                geom = "errorbar",
#                color = "black",
#                size = .3,
#                width = 0.3) +
#   theme(axis.text.x = element_text(angle = 30, hjust = 1)) +
#   theme(legend.position = "none")
## ---- chunk 33

df_byitemtargets = df_prior_wfillers %>%
  # filter(condition=="aan") %>% 
  select(refObject, target, comp, contrast, distractor, anon_worker_id, trial_number) %>% 
  distinct() %>% 
  gather(obj_fct, item, target, comp, contrast, distractor) %>% 
  filter(refObject==obj_fct) %>% 
  left_join(typ_data, by=c("item"="col_type"))
  
ggplot(df_byitemtargets, aes(x=reorder(item, typicality), fill=typicality)) +
  geom_bar(stat="count") +
  theme(axis.text.x = element_text(angle = 30, hjust = 1))

## ---- chunk 34

# Multiple selection analysis

df_mult = df_main_prop %>% 
  filter(trial_type=='critical') %>% 
  filter(clicked & mult_selec)

nrow(df_mult)
table(df_mult$timeStep_selec)
table(df_mult$condition)
table(df_mult$trial_half)

# Error analysis

df_error = df_main_prop %>% 
  filter(trial_type=='critical',
         clicked) %>% 
  mutate(adj_error = ifelse(timeStep_selec == "selectedItem1" & (clickedType == "contrast/distractor" | clickedType == "distractor"), T, F)) %>% 
  mutate(noun_error = ifelse(timeStep_selec == "selectedItem2" & clickedType != "target", T, F)) %>% 
  mutate(overall_error = ifelse(adj_error | noun_error, T, F)) %>% 
  filter(overall_error)
  
nrow(df_error)
table(df_error$timeStep_selec)
table(df_error$condition)
table(df_error$trial_half)

## ---- chunk 35

df_practice = df %>% 
  filter(trial_type == "practice") %>% 
  select(condition,utterance,target,comp,contrast,distractor,pos1,pos2,pos3,pos4,anon_worker_id)

## ---- chunk 36

color = "yellow|red|green"

df_mod = df_practice %>% 
  mutate_at(vars(condition),funs(ifelse(. == "contrast_present", T, F))) %>% 
  rename(contrast_present = condition) %>% 
  mutate(modifier_use = str_detect(utterance,color))

# df_mod[!df_mod$modifier_use,c("utterance")]

df_modplot = df_mod %>% 
  group_by(contrast_present) %>% 
  summarize(modProp = sum(modifier_use)/n())

ggplot(df_modplot, aes(x=contrast_present, y=modProp)) +
  geom_col()
